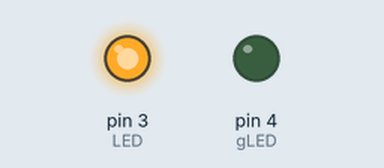
Simulated run of this sketch. Board: Arduino Uno, built with avr-gcc and run on an emulated ATmega328P. Shown: output pins drawn as LEDs (lit = HIGH).

Above: at 0.5 s.
At 3.0 s:
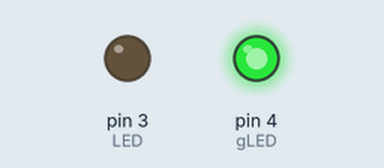
At 5.0 s:
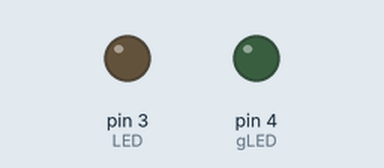
Timing chart, 0 to 7.8 s (numbered marks = the images above):
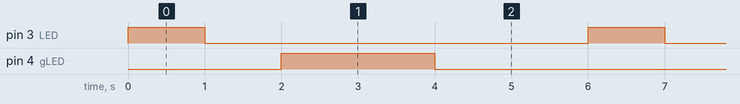

The sketch:

miniArduino.ino
```cpp
int LED = 3;
int gLED= 4;
void setup() {
  pinMode(LED, OUTPUT);
  pinMode(gLED, OUTPUT);

  // put your setup code here, to run once:
}

void loop() {
  // put your main code here, to run repeatedly:
digitalWrite(LED, HIGH);
delay(1000);
digitalWrite(LED, LOW);
delay(1000);

digitalWrite(gLED, HIGH);
delay(2000);
digitalWrite(gLED, LOW);
delay(2000);

}
```

Measured:
- by itself, pin 3 (LED): alternates HIGH for 1.0 s and LOW for 5.0 s
- by itself, pin 4 (gLED): alternates HIGH for 2.0 s and LOW for 4.0 s
- by itself, everything shown: repeats every 6.0 s, in 4 steps
